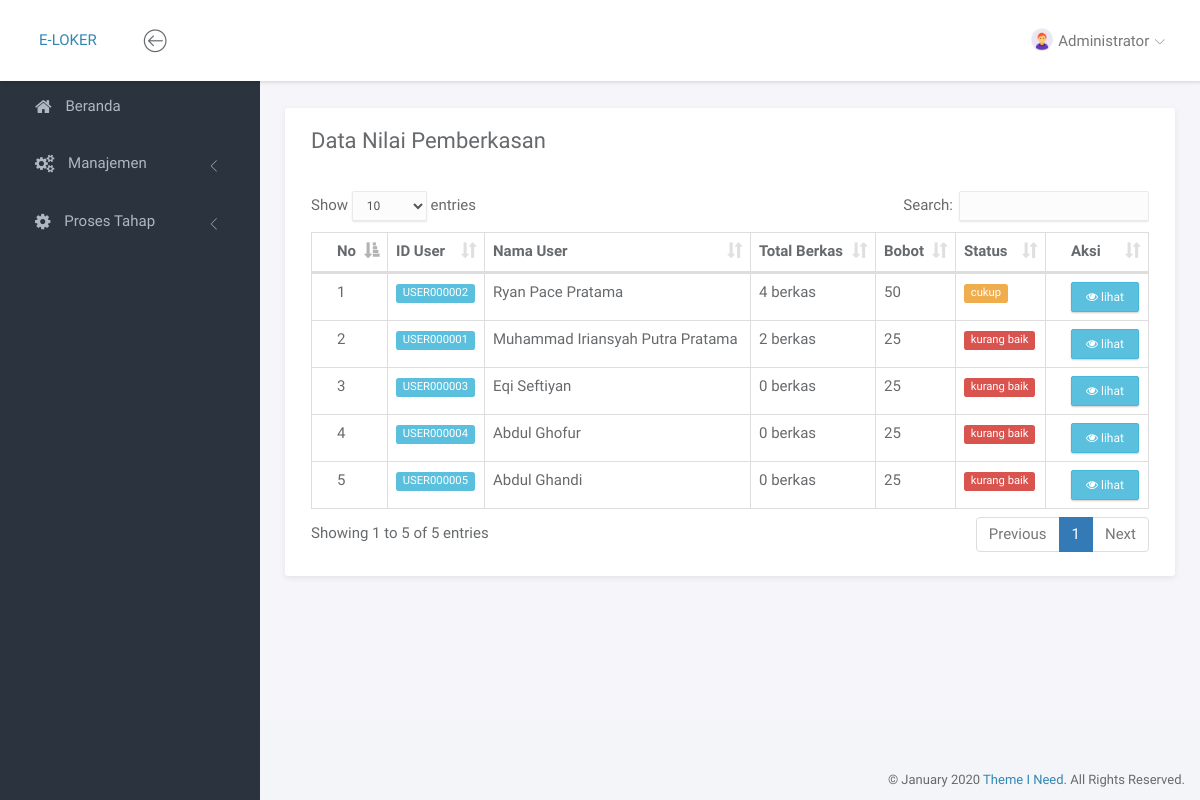
The page /portal/index.php?page=pemberkasan (signed in) on the database its author committed.
### tables this page shows
CREATE TABLE `pemberkasan` (
  `id` int(10) NOT NULL,
  `user_id` varchar(11) DEFAULT NULL,
  `file_ktp_upload` varchar(100) DEFAULT NULL,
  `file_kk_upload` varchar(100) DEFAULT NULL,
  `file_ijazah_skl_upload` varchar(100) DEFAULT NULL,
  `file_skck_upload` varchar(100) DEFAULT NULL,
  `file_surat_domisili_upload` varchar(100) DEFAULT NULL,
  `file_cv_upload` varchar(100) DEFAULT NULL,
  `pemberkasan_nilai` int(3) DEFAULT NULL,
  `pemberkasan_bobot` int(3) DEFAULT NULL
);

CREATE TABLE `user` (
  `id` varchar(11) NOT NULL,
  `nik` varchar(16) DEFAULT NULL,
  `nama_lengkap` varchar(50) DEFAULT NULL,
  `tgl_lahir` date DEFAULT NULL,
  `alamat` text DEFAULT NULL,
  `jenis_kelamin` enum('L','P') DEFAULT NULL,
  `email` varchar(40) DEFAULT NULL,
  `no_hp` varchar(12) DEFAULT NULL,
  `password` varchar(10) DEFAULT NULL,
  `image_url` varchar(100) DEFAULT NULL,
  `login_terakhir` timestamp NULL DEFAULT NULL
);

### portal/page/admin/pemberkasan/pemberkasan.php (the view, shortened to what this page needs)
<div class="panel panel-headline">
    <div class="panel-heading">
        <div class="row">
            <div class="col-md-12">
                <div class="pull-left">
                    <h3 class="panel-title">Data Nilai Pemberkasan</h3>
                </div>
            </div>
        </div>
    </div>
    <div class="panel-body">
        <div class="row">
            <div class="col-md-12">
                <div class="table-responsive">
                    <table class="table table-bordered example">
                        <thead>
                            <tr>
                                <th>No</th>
                                <th>ID User</th>
                                <th>Nama User</th>
                                <th>Total Berkas</th>
                                <th>Bobot</th>
                                <th>Status</th>
                                <th>Aksi</th>
                            </tr>
                        </thead>
                        <tbody>
                            <?php
                            $no = 1;
                            $q = mysqli_query($conn, "SELECT * FROM pemberkasan
                                                    JOIN user ON pemberkasan.user_id=user.id") or die (mysqli_error($conn));
                            while($data=mysqli_fetch_array($q)){ ?>
                                <tr>
                                    <td><?= $no ?></td>
                                    <td><span class="label label-info"><?= $data[1] ?></span></td>
                                    <td><?= $data['nama_lengkap'] ?></td>
                                    <td><?= getNilaiBerkas($data['pemberkasan_nilai']) ?></td>
                                    <td><?= getNilaiBobot($data['pemberkasan_bobot']) ?></td>
                                    <td><?= getStatus($data['pemberkasan_bobot']) ?></td>
                                    <td>
                                        <a href="?page=userdetail&id=<?= $data[1] ?>" class="btn btn-info btn-xs"><i class="fa fa-eye"></i> lihat</a>
                                    </td>
                                </tr>
                            <?php $no++; } ?>
                        </tbody>
                    </table>
                </div>
            </div>
        </div>
    </div>
</div>

### portal/header.php (shortened to what this page needs)
<nav class="navbar navbar-default navbar-fixed-top">
	<div class="brand">
		<a href="?page=beranda">E-LOKER</a>
	</div>
	<div class="container-fluid">
		<div class="navbar-btn">
			<button type="button" class="btn-toggle-fullwidth"><i class="lnr lnr-arrow-left-circle"></i></button>
		</div>
		<div id="navbar-menu">
			<ul class="nav navbar-nav navbar-right">
				<li class="dropdown">
					<a href="#" class="dropdown-toggle" data-toggle="dropdown"><img src="<?= $_SESSION['role'] == 2 ? $auth['image_url'] !== null ? 'file/gambar/'.$auth['image_url'] : 'assets/img/admin.png' : 'assets/img/admin.png' ?>" class="img-circle" alt="Avatar"> <span><?= isset($auth['nama_lengkap']) ? $auth['nama_lengkap'] : $auth['email']  ?></span> <i class="icon-submenu lnr lnr-chevron-down"></i></a>
				</li>
			</ul>
		</div>
	</div>
</nav>

### portal/service.php (shortened to what this page needs)
<?php
if ($_SESSION['role'] == 2) {
    $getdatauser = mysqli_query($conn, "SELECT * FROM user WHERE email='$_SESSION[email]'");
    $auth = mysqli_fetch_array($getdatauser);
    $getdataberkas = mysqli_query($conn, "SELECT * FROM pemberkasan WHERE user_id='$auth[id]'");
    $pemberkasan = mysqli_fetch_array($getdataberkas);
} else {
    $getdatauser = mysqli_query($conn, "SELECT * FROM admin WHERE email='$_SESSION[email]'");
    $auth = mysqli_fetch_array($getdatauser);
}
function getNilaiBobot($params) {
    $tmp = 0;
    if (!empty($params)) {
        $tmp = $params;
    } else {
        $tmp = '<span class="label label-danger">belum ada</span>';
    }
    return $tmp;
}
function getNilaiBerkas($params) {
    if ($params !== null) {
        $tmp = $params.' berkas';
    } else {
        $tmp = '<span class="label label-danger">belum ada</span>';
    }
    return $tmp;
}
function getStatus($params) {
    if (!empty($params)) {
        $tmp = '';
        if ($params == 100) {
            $tmp = '<span class="label label-success">sangat baik</span>';
        } else if ($params == 75) {
            $tmp = '<span class="label label-info">baik</span>';
        } else if ($params == 50) {
            $tmp = '<span class="label label-warning">cukup</span>';
        } else if ($params == 25) {
            $tmp = '<span class="label label-danger">kurang baik</span>';
        }
        return $tmp;
    } else {
        return '<span class="label label-danger">belum ada</span>';
    }
}
?>

### portal/assets/css/main.css (style rules this page uses)
html { position: relative; min-height: 100%; }
body { background-color: #F3F5F8; font-family: "Source Sans Pro", sans-serif; font-size: 15px; color: #676a6d; }
a { color: #3287B2; }
th { font-weight: 600; }
.navbar-default { -webkit-transition: all 0.3s ease-in-out; -moz-transition: all 0.3s ease-in-out; -ms-transition: all 0.3s ease-in-out; -o-transition: all 0.3s ease-in-out; transition: all 0.3s ease-in-out; -moz-box-shadow: 1px 2px 3px rgba(0, 0, 0, 0.1); -webkit-box-shadow: 1px 2px 3px rgba(0, 0, 0, 0.1); box-shadow: 1px 2px 3px rgba(0, 0, 0, 0.1); -webkit-border-radius: 0; -moz-border-radius: 0; border-radius: 0; padding: 0; margin: 0; border: none; background-color: #fff; }
.navbar-default .brand { float: left; padding: 30px 39px; background-color: #fff; }
.navbar-btn { float: left; padding: 16px 0; }
.navbar-btn button { font-size: 24px; padding: 4px 8px; line-height: .7; border: none; background: none; outline: none; }
.navbar-nav > li > a { padding: 28px 20px; }
.navbar-nav > li > a > i { font-size: 22px; margin-right: 2px; vertical-align: middle; }
.navbar-nav > li > a > i.icon-submenu { margin-left: 2px; margin-right: 0; font-size: 10px; position: relative; top: 2px; }
.navbar-nav > li > a > span { position: relative; top: 2px; }
.navbar-nav > li > a img { width: 22px; margin-right: 2px; }
@media screen and (min-width: 768px) { .navbar-nav.navbar-right { margin-right: 0; } }
.btn { -webkit-border-radius: 2px; -moz-border-radius: 2px; border-radius: 2px; -moz-box-shadow: 0px 1px 2px 0 rgba(0, 0, 0, 0.2); -webkit-box-shadow: 0px 1px 2px 0 rgba(0, 0, 0, 0.2); box-shadow: 0px 1px 2px 0 rgba(0, 0, 0, 0.2); padding: 6px 22px; }
.btn-group-xs > .btn, .btn-xs { padding: 5px 14px; }
.panel { -webkit-border-radius: 3px; -moz-border-radius: 3px; border-radius: 3px; -moz-box-shadow: 0 2px 6px rgba(0, 0, 0, 0.08); -webkit-box-shadow: 0 2px 6px rgba(0, 0, 0, 0.08); box-shadow: 0 2px 6px rgba(0, 0, 0, 0.08); background-color: #fff; margin-bottom: 30px; }
.panel .panel-heading, .panel .panel-body, .panel .panel-footer { padding-left: 25px; padding-right: 25px; }
.panel .panel-heading { padding-top: 20px; padding-bottom: 20px; position: relative; }
.panel .panel-heading .panel-title { margin: 0; font-size: 18px; font-weight: 300; }
.panel .panel-body { padding-top: 10px; padding-bottom: 15px; }
.panel.panel-headline .panel-heading { border-bottom: none; }
.panel.panel-headline .panel-heading .panel-title { margin-bottom: 8px; font-size: 22px; font-weight: normal; }
.panel .table > thead > tr > td:first-child, .panel .table > thead > tr > th:first-child, .panel .table > tbody > tr > td:first-child, .panel .table > tbody > tr > th:first-child, .panel .table > tfoot > tr > td:first-child, .panel .table > tfoot > tr > th:first-child { padding-left: 25px; }
.panel .table > thead > tr > td:last-child, .panel .table > thead > tr > th:last-child, .panel .table > tbody > tr > td:last-child, .panel .table > tbody > tr > th:last-child, .panel .table > tfoot > tr > td:last-child, .panel .table > tfoot > tr > th:last-child { padding-left: 25px; }
.label { font-weight: normal; }

### rows shown on the page
pemberkasan: user "USER000002", user.nama_lengkap "Ryan Pace Pratama", pemberkasan_nilai "4 berkas", pemberkasan_bobot "50", shows "cukup"
pemberkasan: user "USER000001", user.nama_lengkap "Muhammad Iriansyah Putra Pratama", pemberkasan_nilai "2 berkas", pemberkasan_bobot "25", shows "kurang baik"
pemberkasan: user "USER000003", user.nama_lengkap "Eqi Seftiyan", pemberkasan_nilai "0 berkas", pemberkasan_bobot "25", shows "kurang baik"
pemberkasan: user "USER000004", user.nama_lengkap "Abdul Ghofur", pemberkasan_nilai "0 berkas", pemberkasan_bobot "25", shows "kurang baik"
pemberkasan: user "USER000005", user.nama_lengkap "Abdul Ghandi", pemberkasan_nilai "0 berkas", pemberkasan_bobot "25", shows "kurang baik"

### other values the page prints
$auth['nama_lengkap'] "Administrator"
